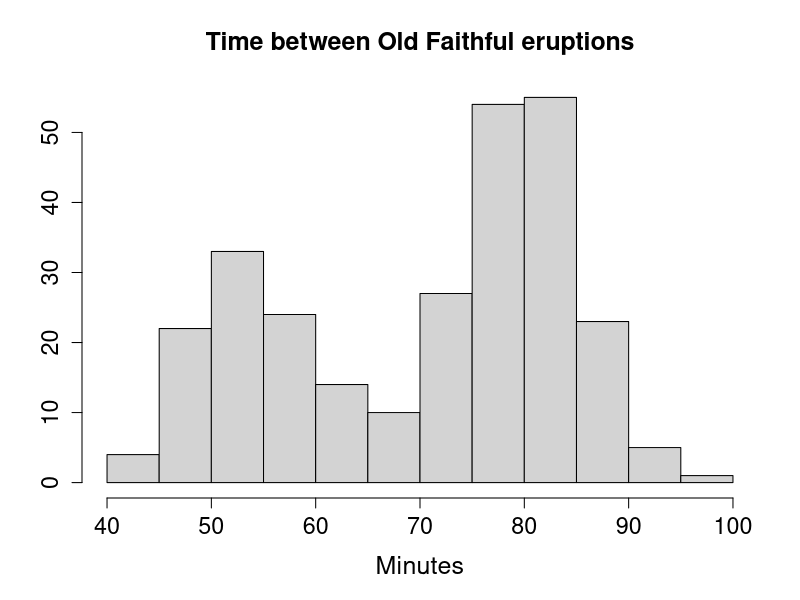
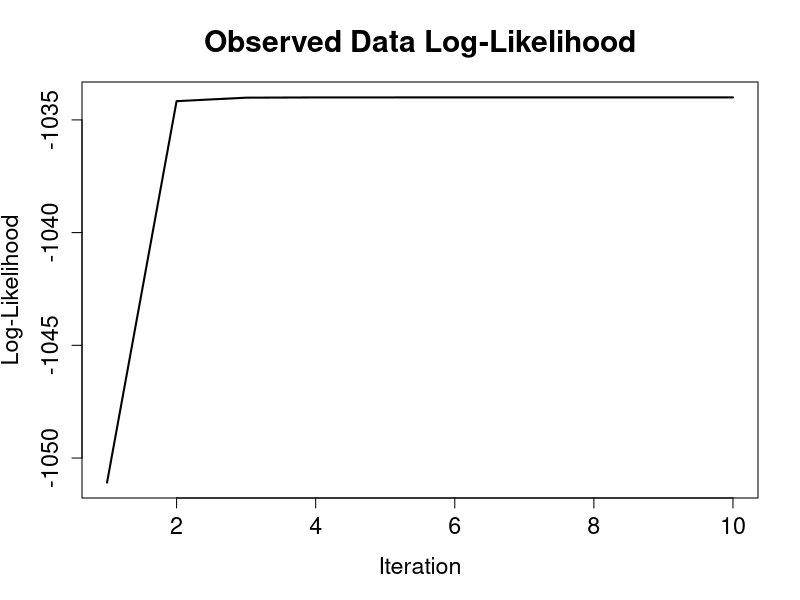
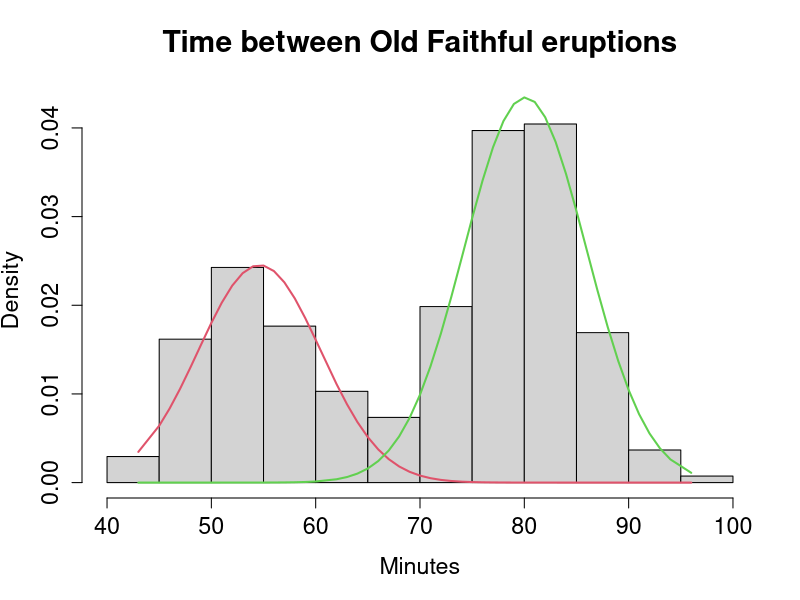
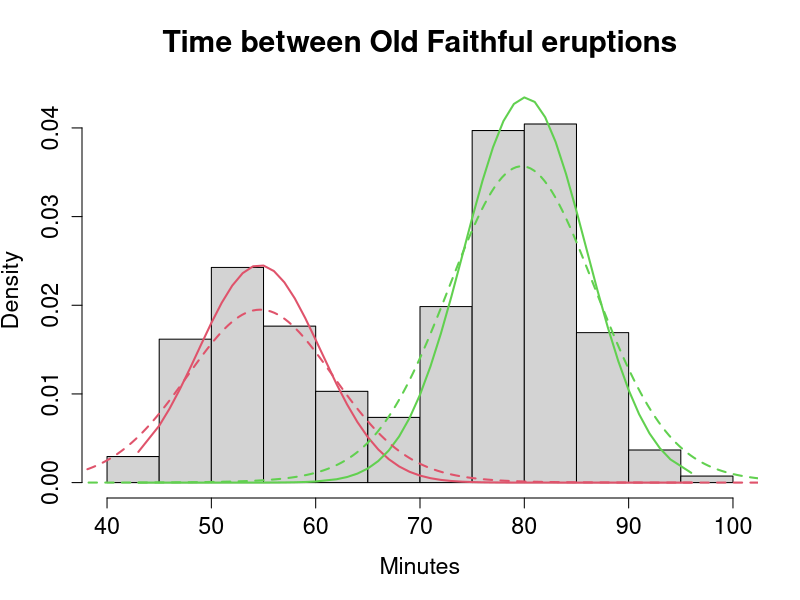
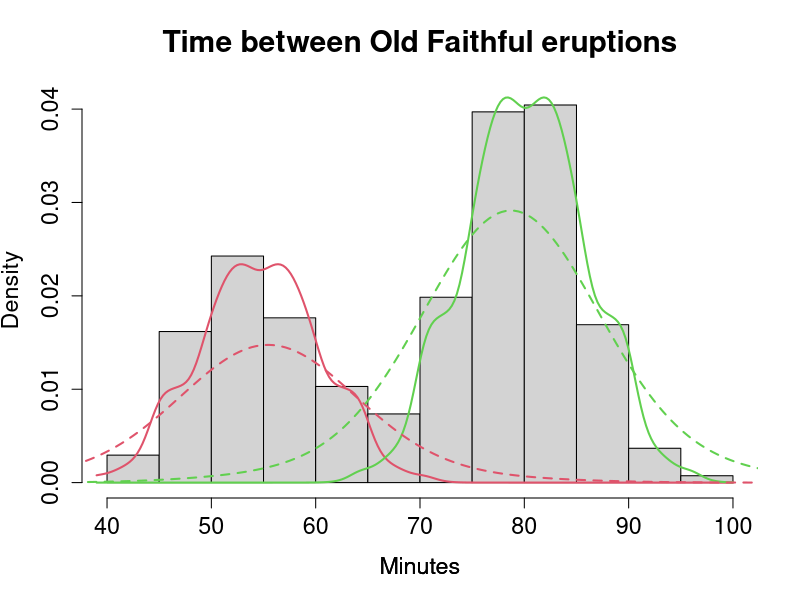
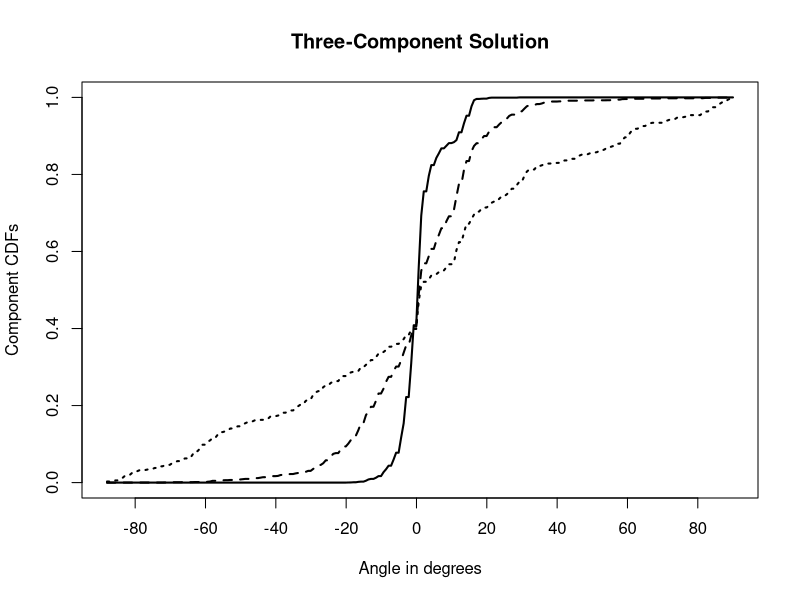
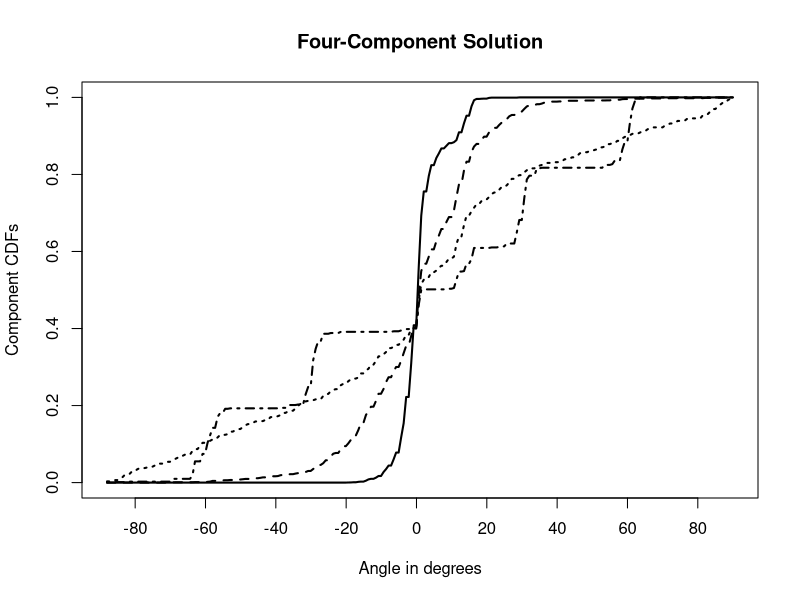
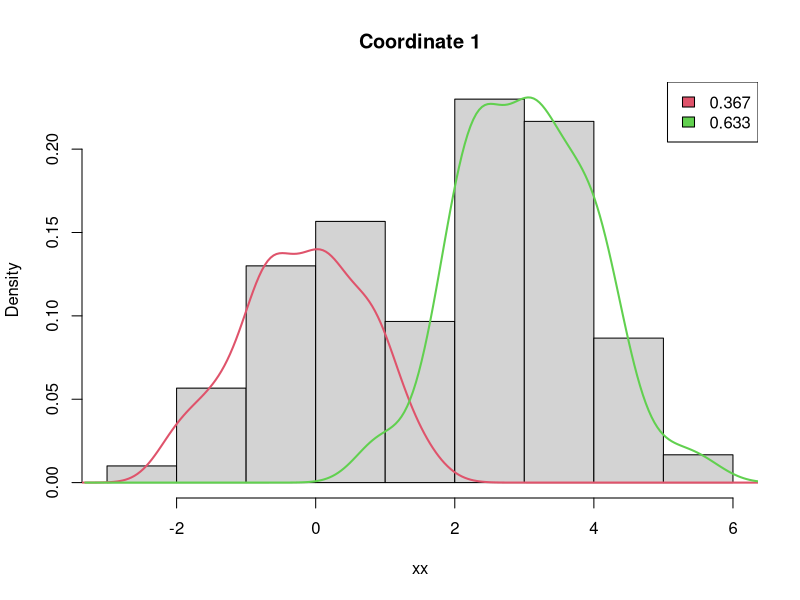

Here is the R script that generated these plots, in order:
library(mixtools)
data(faithful)
attach(faithful)
hist(waiting, main="Time between Old Faithful eruptions",
xlab="Minutes", ylab="", cex.main=1.5, cex.lab=1.5, cex.axis=1.4)

#an Em algorithm example
wait1 <- normalmixEM(waiting, lambda = .5, mu = c(55, 80), sigma = 5)
plot(wait1, density=TRUE, cex.axis=1.4, cex.lab=1.4, cex.main=1.8,
     main2="Time between Old Faithful eruptions", xlab2="Minutes")

wait1[c("lambda", "mu", "sigma")]

summary(wait1)

#a univariate symmetric, loaction-shifted semiparametric example
plot(wait1, which = 2, cex.axis = 1.4, cex.lab = 1.4, cex.main = 1.8,
     main2 = "Time between Old Faithful eruptions", xlab2 = "Minutes")
wait2 <- spEMsymloc(waiting, mu0 = c(55, 80))
plot(wait2, lty = 2, newplot = FALSE, addlegend = FALSE)

bw.nrd0(waiting)

#how bandwidth effect the plots 
wait2a <- spEMsymloc(waiting, mu0 = c(55, 80), bw = 1)
wait2b <- spEMsymloc(waiting, mu0 = c(55, 80), bw = 6)
plot(wait2a, lty = 1, addlegend = FALSE, cex.axis = 1.4,
       cex.lab = 1.4, cex.main = 1.8, xlab = "Minutes",
       title = "Time between Old Faithful eruptions")
plot(wait2b, lty = 2, newplot = FALSE, addlegend = FALSE)










#illustration of cutoff points 
data("Waterdata")
cutpts <- 10.5*(-6:6)
#make multinormal data set from original
watermult <- makemultdata(Waterdata, cuts = cutpts)

#find the multinormal parameters via EM algorithm 
set.seed(15)
theta4 <- matrix(runif(56), ncol = 14)
theta3 <- theta4[1:3,]
mult3 <- multmixEM(watermult, lambda = rep(1, 3)/3, theta = theta3)
mult4 <- multmixEM (watermult, lambda = rep (1, 4) / 4, theta = theta4)

#calc and plots the estimates distribution function 
cdf3 <- compCDF(Waterdata, mult3$posterior, lwd=2, lab=c(7, 5, 7),
                xlab="Angle in degrees", ylab="Component CDFs",
                main="Three-Component Solution")
cdf4 <- compCDF(Waterdata, mult4$posterior, lwd=2, lab=c(7, 5, 7),
                  xlab="Angle in degrees", ylab="Component CDFs",
                  main="Four-Component Solution")
summary(mult4)




#a triviate gaussian example 
#nonparameric example

m <- 2; r <- 3; n <- 300; S <- 100
lambda <- c(0.4, 0.6)
mu <- matrix(c(0, 0, 0, 3, 4, 5), m, r, byrow = TRUE)
sigma <- matrix(rep(1, 6), m, r, byrow = TRUE)

#arbitray initial cneters 
centers <- matrix(c(0, 0, 0, 4, 4, 4), 2, 3, byrow = TRUE)
ISE <- matrix(0, m, r, dimnames = list(Components = 1:m, Blocks = 1:r))
nblabsw <- 0

#monte carlo simulation 
set.seed(1000)
for (mc in 1:S) {
  x <- rmvnormmix(n, lambda, mu, sigma)
  a <- npEM(x, centers, verb = FALSE, samebw = FALSE)
  if (a$lambda[1] > a$lambda[2]) nblabsw <- nblabsw + 1
  for (j in 1:m) {
    for (k in 1:r) {
      ISE[j, k] <- ISE[j, k] + ise.npEM(a, j, k, dnorm,
                                          lower = mu[j, k] - 5, upper = mu[j, k] + 5, plots = FALSE,
                                          mean = mu[j, k], sd = sigma[j, k])$value #$
      }}}
MISE <- ISE/S
print(sqMISE <- sqrt(MISE))

summary(a)

plot(a)






#more general multivariate nonparametric example 
m <- 2; r <- 5
lambda <- c(0.4, 0.6)
df <- c(2, 10); ncp <- c(0, 8)
sh1 <- c(1, 1) ; sh2 <- c(1, 5)

#generate a pseudo-random sample of size n = 300
n <- 300; z <- sample(m, n, rep = TRUE, prob = lambda)
r1 <- 3; z2 <- rep(z, r1)
x1 <- matrix(rt(n * r1, df[z2], ncp[z2]), n, r1)
r2 <- 2; z2 <- rep(z, r2)
x2 <- matrix(rbeta(n * r2, sh1[z2], sh2[z2]), n, r2)
x <- cbind(x1, x2)

id <- c(rep(1, r1), rep(2, r2))
centers <- matrix(c(0, 0, 0, 1/2, 1/2, 4, 4, 4, 1/2, 1/2), m, r,
                    byrow = TRUE)
b <- npEM(x, centers, id, eps = 1e-8, verb = FALSE, samebw = FALSE)

#plotting resulting density estimates 
plot(b, breaks = 15)

#compute the ISE of the estimated density 
par(mfrow=c(2,2))
for (j in 1:2){
  ise.npEM(b, j, 1, truepdf = dt, lower = ncp[j] - 10,
           upper = ncp[j] + 10, df = df[j], ncp = ncp[j])
  ise.npEM(b, j, 2, truepdf = dbeta, lower = -0.5,
              upper = 1.5, shape1 = sh1[j], shape2 = sh2[j])
   }
  


#an example of fitting 2-component model and a bootstrapping approach 
data("CO2data")
attach(CO2data)
CO2reg <- regmixEM(CO2, GNP, lambda = c(1, 3) / 4,
                     beta = matrix(c(8, -1, 1, 1), 2, 2), sigma = c(2, 1))
summary(CO2reg)

plot(CO2reg, density = TRUE, alpha = 0.01, cex.main = 1.5, cex.lab = 1.5,
       cex.axis = 1.4)

#implementation of the IGLE algorithm 
CO2igle <- regmixEM.loc(CO2, GNP, beta = CO2reg$beta, sigma = CO2reg$sigma,
                          lambda = CO2reg$posterior, kern.l = "Beta",
                          kernl.h = 20, kernl.g = 3)

summary(CO2igle)
#plotting the estimates 
plot(GNP, CO2igle$post[,1], xlab = "GNP", cex.axis = 1.4, cex.lab = 1.5,
       ylab = "Final posterior probabilities")
lines(sort(GNP), CO2igle$lambda[order(GNP), 1], col=2)
abline(h = CO2igle$lambda[1], lty = 2)

#apply regression example
set.seed(123)
CO2boot <- boot.se(CO2reg, B = 100)
rbind(range(CO2boot$beta[1,]), range(CO2boot$beta[2,]))
CO2boot[c("lambda.se", "beta.se", "sigma.se")]




data("Waterdata")
cutpts <- 10.5*(-6:6)
watermult <- makemultdata(Waterdata, cuts = cutpts)
set.seed(10)
multmixmodel.sel(watermult, comps = 1:4, epsilon = 0.001)
